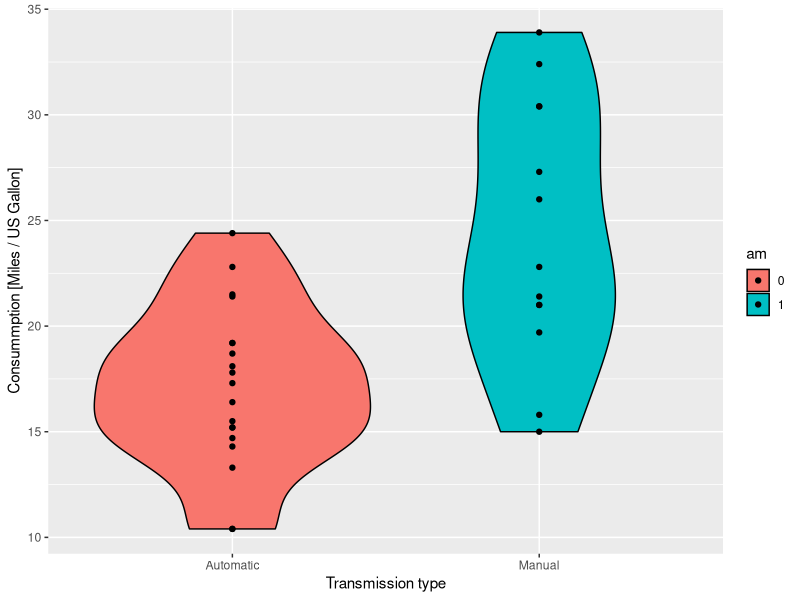
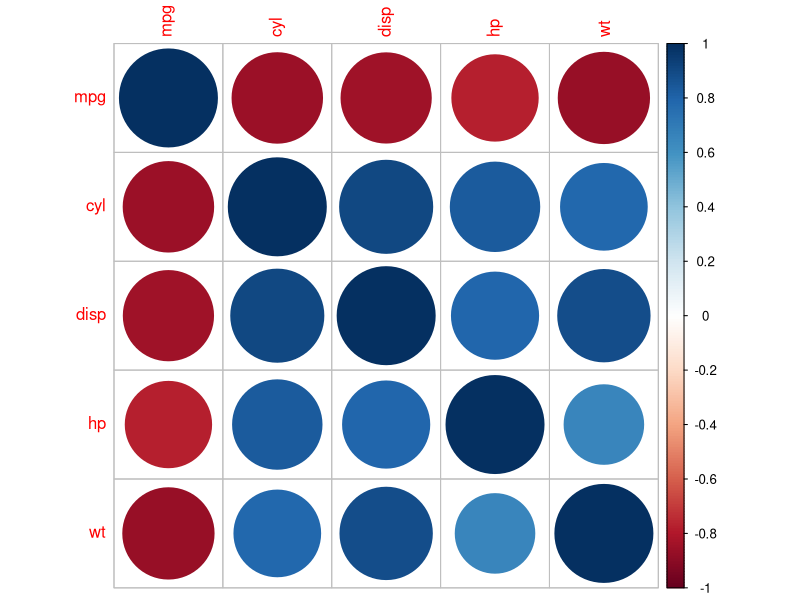
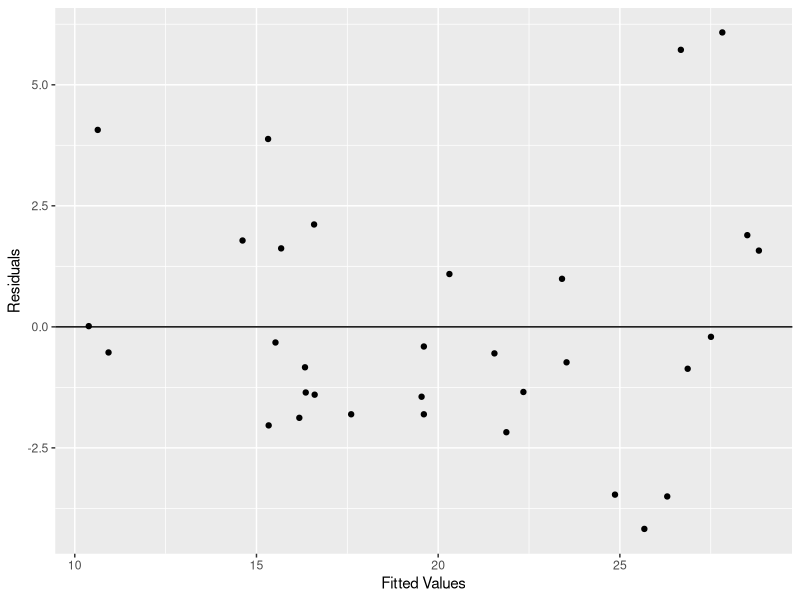

Generate these figures, in order, with R:
## ---- chunk 1
knitr::opts_chunk$set(echo = TRUE)
## ---- chunk 2
#subset of interest
nonFactorVars <- c("mpg","cyl","disp","hp","wt")
factorVars <- c("am")
# save the dataframe into a local variable
Mtcars.df <- mtcars[,c(nonFactorVars,factorVars)]
# coerce the categorical variables rappresented as numerical into R factor variables
Mtcars.df[factorVars] <- lapply(Mtcars.df[factorVars], factor)
## ---- chunk 3
head(Mtcars.df)
## ---- chunk 4
library(ggplot2)

g <- ggplot(Mtcars.df,aes(x = am, y = mpg, fill = am))
g <- g + geom_violin(color = "black")
g <- g + scale_x_discrete(breaks=c("0","1"),
                            labels=c("Automatic", "Manual"))
g <- g + geom_point()
g <- g + xlab("Transmission type")
g <- g + ylab("Consummption [Miles / US Gallon]")
g
## ---- chunk 5
library(corrplot)

M <- cor(Mtcars.df[nonFactorVars])
corrplot(M, method="circle")
## ---- chunk 6
fit1 <- lm(mpg ~ am, Mtcars.df)
fit2 <- lm(mpg ~ am + wt, Mtcars.df)
fit3 <- lm(mpg ~ am + wt + cyl, Mtcars.df)
fit4 <- lm(mpg ~ am + wt + cyl + hp, Mtcars.df)
fit5 <- lm(mpg ~ am + wt + cyl + hp + disp, Mtcars.df)
## ---- chunk 7
library(car)
## ---- chunk 8
Mtcars.anova <- anova(fit1, fit2, fit3, fit4, fit5)
## ---- chunk 9
Mtcars.fitSimple <- lm(mpg ~ am, Mtcars.df)
## ---- chunk 10
summary(Mtcars.fitSimple)$coefficients
## ---- chunk 11
summary(Mtcars.fitSimple)$sigma
## ---- chunk 12
c(summary(Mtcars.fitSimple)$r.squared,summary(Mtcars.fitSimple)$adj.r.squared)
## ---- chunk 13
Mtcars.fitMulti <- lm(mpg ~ am + wt + cyl, Mtcars.df)

summary(Mtcars.fitMulti)$coef
## ---- chunk 14
library(ggplot2)

g <- ggplot(data.frame(x = fitted(Mtcars.fitMulti),y = resid(Mtcars.fitMulti)),aes(x = x, y = y))
g <- g + geom_point()
g <- g + geom_hline(yintercept = 0)
g <- g + xlab("Fitted Values")
g <- g + ylab("Residuals")
g
